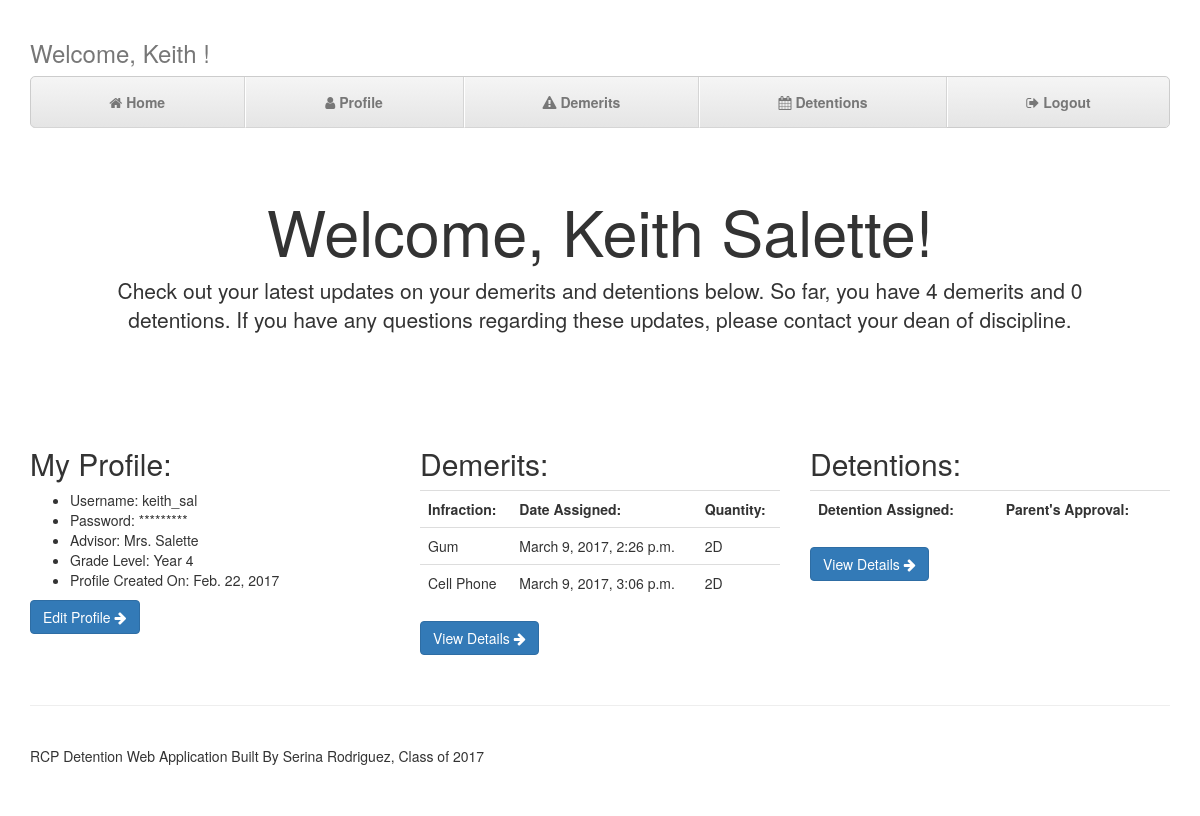
The app's page / (signed in), older data.
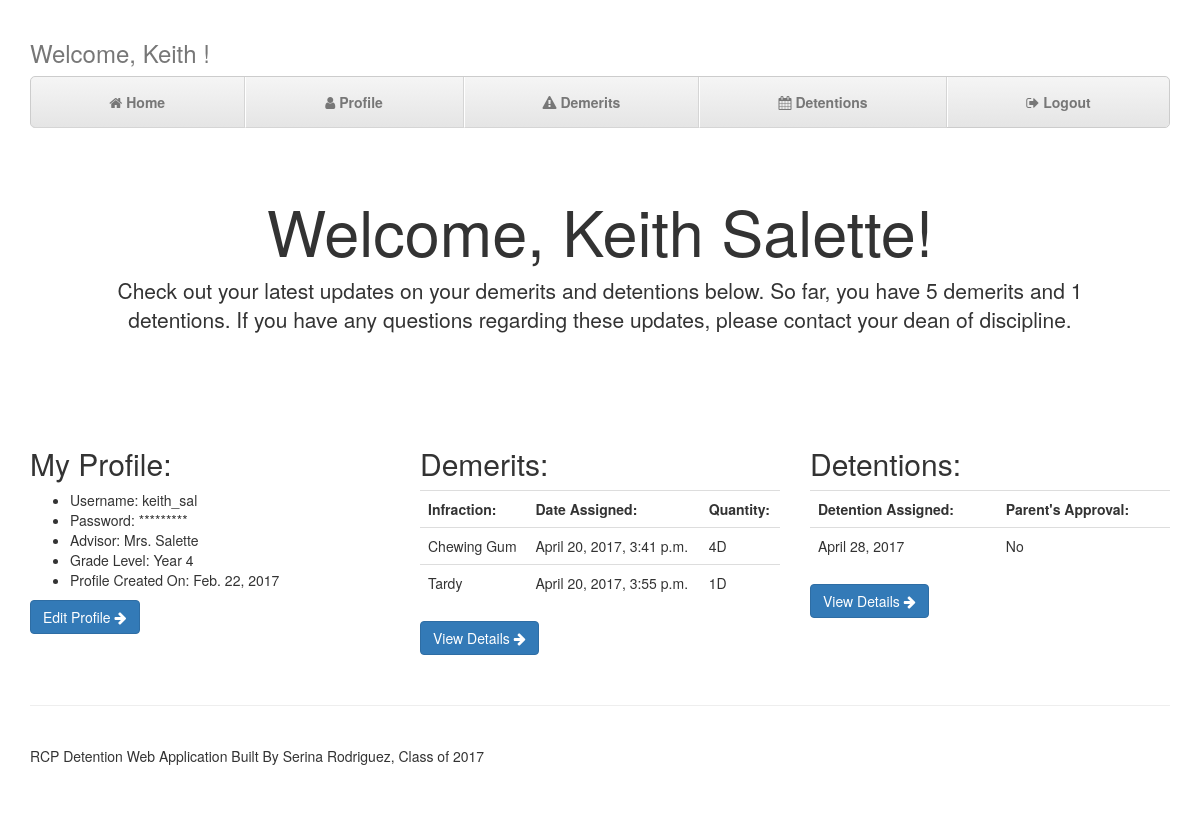
The same page, newer data.
### detention/models.py (models this page shows, shortened)
class StudentProfile(models.Model):
    username = models.CharField(max_length=50)
    password = models.CharField(max_length=100)
    email = models.EmailField(max_length=100)
    first_name = models.CharField(max_length=100)
    last_name = models.CharField(max_length=100)
    security_question = models.CharField(max_length=100, choices=QUESTIONS_LIST)
    security_answer = models.CharField(max_length=100)
    grade_level = models.CharField(max_length=2, choices = GRADE_LIST)
    advisor = models.CharField(max_length=50)
    date_created = models.DateField(default=datetime.datetime.now)
    def __str__(self):
        return '%s %s' % (self.first_name, self.last_name)

class Demerit(models.Model):
    date_assigned = models.DateTimeField(default=datetime.datetime.now)
    assigned_by = models.CharField(max_length=50)
    student = models.ForeignKey(StudentProfile)
    infraction = models.CharField(max_length=200)
    demerit_quantity = models.IntegerField()

class Detention(models.Model):
    detention_date = models.DateField()
    start_time = models.TimeField()
    location = models.CharField(max_length=50)
    parent_profile = models.ForeignKey(ParentProfile)
    parent_approval = models.BooleanField(default=False)
    parent_approval_date = models.DateField(default=datetime.datetime.now)
    demerit = models.ManyToManyField(Demerit)

### detention/views.py (the view, shortened to what this page needs)
# urls.py: url(r'^$', views.index, name='index'),
def index(request):
    username_pk = request.user.pk
    if username_pk is None:
        return redirect('login')
    else:
        student_check = StudentProfile.objects.filter(username=request.user)
        parent_check = ParentProfile.objects.filter(username=request.user)
        if len(student_check)>0:
            student = StudentProfile.objects.get(username=request.user)
            detention = Detention.objects.filter(demerit__student=student).values('detention_date', 'parent_approval').annotate(Count('detention_date'))
            demerit_count = Demerit.objects.filter(student=student).aggregate(Sum('demerit_quantity'))
            demerit = Demerit.objects.filter(student=student)
            parent = None
    context = {'student':student, 'det': detention, 'dem_total': demerit_count, 'demerit': demerit, 'parent': parent}
    return render(request, 'detention/index.html', context)

### detention/templates/detention/index.html
{% extends 'detention/base.html' %}
{% load crispy_forms_tags %}
{% block content %}
      <div class="jumbotron">
        {% if student %}
  <h1>Welcome, {{student}}!</h1>
  {% else %}
  <h1>Welcome, {{parent}}!</h1>
  {% endif %}
        <p class="lead">Check out your latest updates on your demerits and detentions below. So far, {% if student%} you have {% else %} {{parent.student_username}} has {% endif%} {{dem_total.demerit_quantity__sum}} demerits and {{det.count}} detentions.
        If you have any questions regarding these updates, please contact your dean of discipline.</p>
      </div>
      <div class="row">
        <div class="col-lg-4">
          <h2>My Profile:</h2>
            {% if student %}
          <ul>
              <li>Username: {{student.username}}</li>
              <li>Password: *********</li>
              <li>Advisor: {{student.advisor}}</li>
              <li>Grade Level: Year {{student.grade_level}}</li>
              <li>Profile Created On: {{student.date_created}}</li>
          </ul>
            {% else %} <ul><li>Usermame: {{parent.username}}</li>
              <li>Password: *********</li>
              <li>Advisor: {{parent.student_username.advisor}}</li>
              <li>Grade Level: {{parent.student_username.grade_level}}</li>
              <li>Profile Created On: {{parent.date_created}}</li></ul>
            {% endif %}
            <p><a class="btn btn-primary" href="{% url 'profile' %}" role="button">Edit Profile <i class="fa fa-arrow-right" aria-hidden="true"></i></i></a></p>
        </div>
        <div class="col-lg-4">
          <h2>Demerits:</h2>
            <div class="table-responsive">
                <table class="table">
                <th>Infraction:</th>
                    <th>Date Assigned:</th>
                    <th>Quantity:</th>
                    {% for d in demerit %}
                    <tr>
                        <td>{{d.infraction}}</td>
                        <td>{{d.date_assigned}}</td>
                        <td>{{d.demerit_quantity}}D</td>
                    </tr>{% endfor %}
                </table>
            </div>
          <p><a class="btn btn-primary" href="{% url 'demerits' %}" role="button">View Details <i class="fa fa-arrow-right" aria-hidden="true"></i></i></a></p>
       </div>
        <div class="col-lg-4">
          <h2>Detentions:</h2>
            <div class="table-responsive">
                <table class="table">
                    <th>Detention Assigned:</th>
                    <th>Parent's Approval:</th>
                    {% for d in det %}
                    <tr>
                        <td>{{d.detention_date}}</td>
                        <td>{% if d.parent_approval %}Yes{% else %}No{% endif %}</td>
                    </tr>{% endfor %}
                </table>
            </div>
          <p><a class="btn btn-primary" href="{% url 'detentions' %}" role="button">View Details <i class="fa fa-arrow-right" aria-hidden="true"></i> </i></a></p>
        </div>
      </div>
{% endblock %}

### detention/templates/detention/base.html (shortened to what this page needs)
{% load staticfiles %}
<!DOCTYPE html>
<html lang="en">
  <head>
    <link href="{% static 'css/bootstrap.min.css' %}" rel="stylesheet">
    <link href="{% static 'css/ie10-viewport-bug-workaround.css' %}" rel="stylesheet">
    <link href="{% static 'css/justified-nav.css' %}" rel="stylesheet">
    <link href="{% static 'font-awesome/css/font-awesome.min.css' %}" rel="stylesheet" type="text/css">
  </head>
  <body>
    <div class="container">
      <div class="masthead">
        <h3 class="text-muted">Welcome, {% if student %} {{student.first_name}} {% else %} {{parent.first_name}} {% endif %}!  </h3>
        <nav>
          <ul class="nav nav-justified">
            <li><a href="{% url 'index' %}"><i class="fa fa-home" aria-hidden="true"></i> Home</a></li>
            <li><a href="{% url 'profile' %}"><i class="fa fa-user" aria-hidden="true"></i> Profile</a></li>
            <li><a href="{% url 'demerits' %}"><i class="fa fa-exclamation-triangle" aria-hidden="true"></i> Demerits</a></li>
            <li><a href="{% url 'detentions' %}"><i class="fa fa-calendar" aria-hidden="true"></i> Detentions</a></li>
            <li><a href="{% url 'logout' %}"><i class="fa fa-sign-out" aria-hidden="true"></i> Logout</a></li>
          </ul>
        </nav>
      </div>
        {% block content %}
        {% endblock %}
        <footer class="footer">
            <p>RCP Detention Web Application Built By Serina Rodriguez, Class of 2017</p>
        </footer>
    </div>
  </body>
</html>

### detention/static/css/justified-nav.css (style rules this page uses)
body { padding-top: 20px; }
.footer { padding-top: 40px; padding-bottom: 40px; margin-top: 40px; border-top: 1px solid #eee; }
.jumbotron { text-align: center; background-color: transparent; }
.nav-justified { background-color: #eee; border: 1px solid #ccc; border-radius: 5px; }
.nav-justified > li > a { padding-top: 15px; padding-bottom: 15px; margin-bottom: 0; font-weight: bold; color: #777; text-align: center; background-color: #e5e5e5; background-image: -webkit-gradient(linear, left top, left bottom, from(#f5f5f5), to(#e5e5e5)); background-image: -webkit-linear-gradient(top, #f5f5f5 0%, #e5e5e5 100%); background-image: -o-linear-gradient(top, #f5f5f5 0%, #e5e5e5 100%); background-image: linear-gradient(to bottom, #f5f5f5 0%,#e5e5e5 100%); filter: progid:DXImageTransform.Microsoft.gradient( startColorstr='#f5f5f5', endColorstr='#e5e5e5',GradientType=0 ); background-repeat: repeat-x; border-bottom: 1px solid #d5d5d5; }
.nav-justified > li:first-child > a { border-radius: 5px 5px 0 0; }
.nav-justified > li:last-child > a { border-bottom: 0; border-radius: 0 0 5px 5px; }
@media (min-width: 768px) { .nav-justified { max-height: 52px; } }
@media (min-width: 768px) { .nav-justified > li > a { border-right: 1px solid #d5d5d5; border-left: 1px solid #fff; } }
@media (min-width: 768px) { .nav-justified > li:first-child > a { border-left: 0; border-radius: 5px 0 0 5px; } }
@media (min-width: 768px) { .nav-justified > li:last-child > a { border-right: 0; border-radius: 0 5px 5px 0; } }
@media screen and (min-width: 768px) { .masthead, .marketing, .footer { padding-right: 0; padding-left: 0; } }

Row changes from the older to the newer data that the page shows:
no longer on this page (row edited): Demerit: infraction "Gum", date_assigned "March 9, 2017, 2:26 p.m.", demerit_quantity "2"
removed Demerit: infraction "Cell Phone", date_assigned "March 9, 2017, 3:06 p.m.", demerit_quantity "2"
added Demerit: infraction "Chewing Gum", date_assigned "April 20, 2017, 3:41 p.m.", demerit_quantity "4"
added Demerit: infraction "Tardy", date_assigned "April 20, 2017, 3:55 p.m.", demerit_quantity "1"
added Detention: detention_date "April 28, 2017"
Text that changed along with them:
{{ dem_total.demerit_quantity__sum }}: "4" → "5"
{{ det.count }}: "0" → "1"
